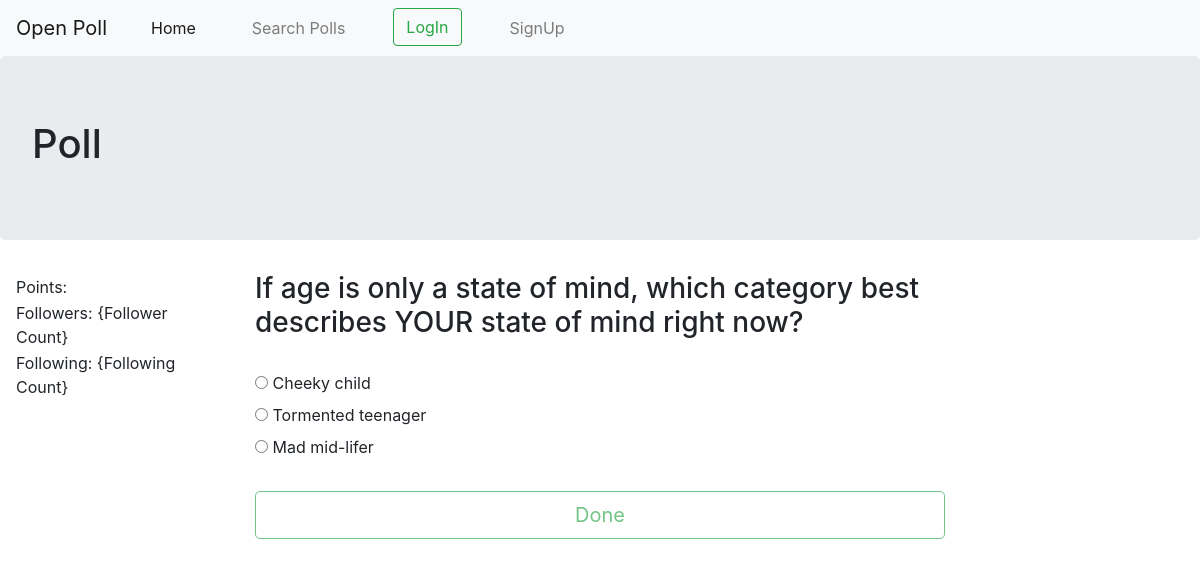
/poll/1/, run on the app's committed database.
### BaseApp/models.py (models this page shows, shortened)
class Question(models.Model):
    user = models.ForeignKey('UserProfile', on_delete=models.CASCADE)
    question_text = models.CharField(max_length=300, blank=False)
    question_topic = models.CharField(max_length=300, default="Misc")
    question_comments = models.TextField(max_length=500, blank=True)
    responders = models.ManyToManyField(UserProfile, related_name="questions")

class Option(models.Model):
    question = models.ForeignKey('Question', on_delete=models.CASCADE)
    option_text = models.CharField(max_length=200, blank=False)
    vote_count = models.PositiveIntegerField()

### BaseApp/views.py (the view, shortened to what this page needs)
# urls.py: path('poll/<int:question_id>/', views.PollView.as_view(), name='poll'),
class PollView(View):
    template_name = "BaseApp/poll.html"
    def get(self, request, question_id):
        q = c_util.getQuestion(question_id)
        optionList = c_util.getOptions(q)
        ctxt = {'list_title':'Poll'}
        ctxt['question'] = q
        ctxt['optionList'] = optionList
        ctxt['disableDone'] = True
        if request.user.is_authenticated:
            currentUser, obj = UserProfile.objects.get_or_create(user=request.user)
            try:
                currentUser.questions.get(id=question_id)
            except ObjectDoesNotExist:
                ctxt['disableDone'] = False
        return render(request, self.template_name, context=ctxt)

### BaseApp/content_util.py (called while the page is built)
def getQuestion(question_id):
    if question_id is None:
        return None
    return Question.objects.get(id=question_id)

def getOptions(question):
    return list(Option.objects.filter(question=question))

### templates/BaseApp/poll.html (shortened to what this page needs)
{% extends 'BaseApp/base.html' %}
{% block main_list_block %}
  <div class="main_list container">
    <h3> {{ question.question_text }} </h3>
    <br>
    <form method="POST">
      {% for option in optionList %}
        <input type="radio" name="option" value="{{option.id}}">
        <label for="{{ option.option_text }}">{{ option.option_text }}</label>
        <br>
      {% endfor %}
      <br>
      {% if disableDone %}
      <button type="submit" class="btn btn-lg btn-block btn-outline-success user_buttons" value="Submit" disabled>Done</button>
      {% else %}
      <button type="submit" class="btn btn-lg btn-block btn-outline-success user_buttons" value="Submit">Done</button>
      {% endif %}
    </form>
  </div>
  {% endblock %}

### static/css/base.css (style rules this page uses)
* { box-sizing: border-box; }
.main_list { width: 60%; float: left; }

### data on the page
Question: question_text "If age is only a state of mind, which category best describes YOUR state of mind right now?"
Option: option_text "Cheeky child"
Option: option_text "Tormented teenager"
Option: option_text "Mad mid-lifer"

### other printed values
{{ list_title }} "Poll"
